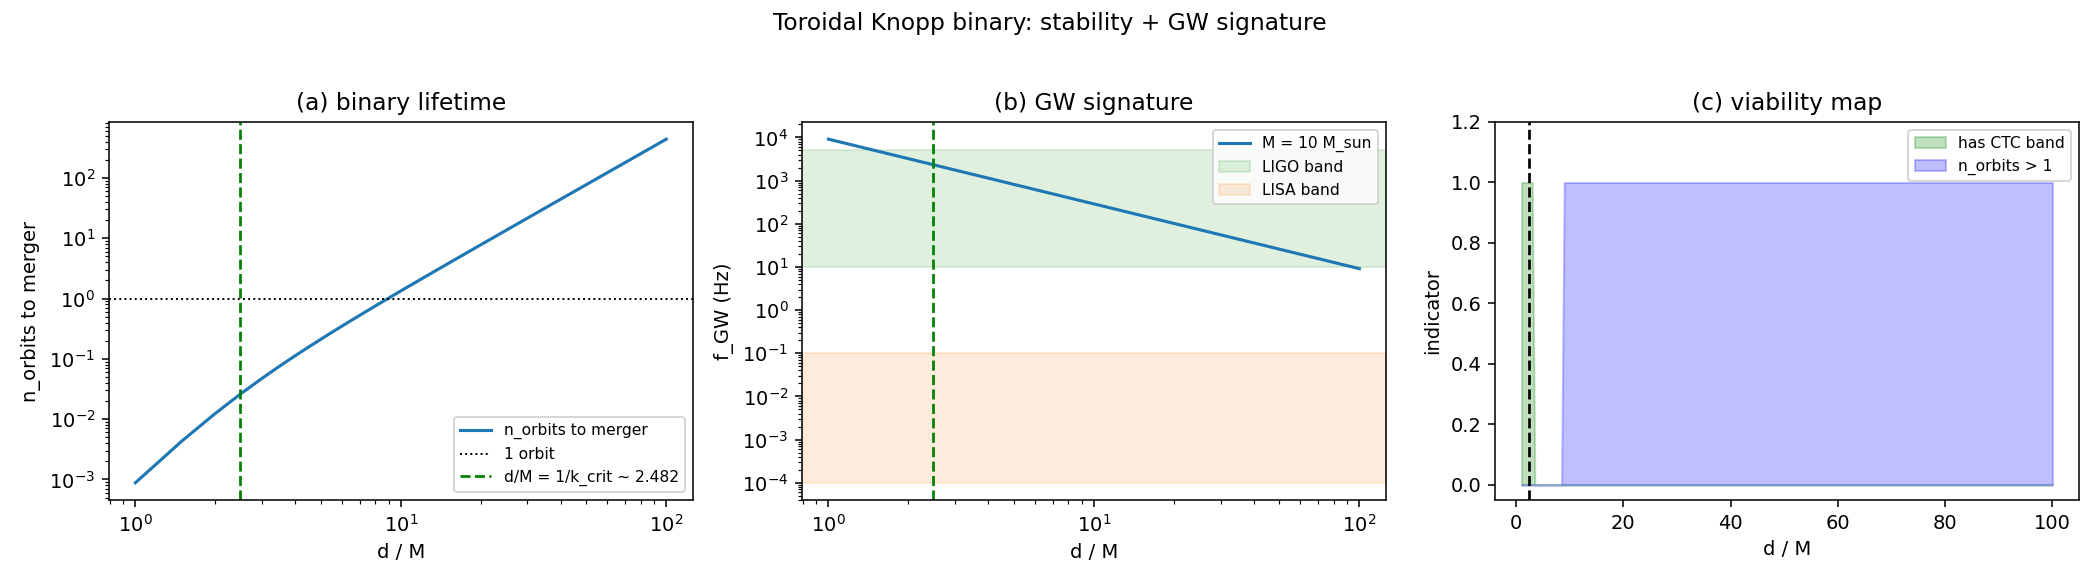

Reproduce this figure in Python.
"""Demo: stability + GW signature of the Toroidal Knopp binary.

The framework's most speculative claim is that two near-extremal,
maximally counter-rotating Kerr black holes hold together long enough
to host the toroidal CTC band. This demo quantifies the answer
(classical-GR, leading-order spin-spin):

Headline numerical finding: the 'working configuration' (M=1, d=2M,
chi=1) is **dynamically catastrophic** -- the spin-spin coupling is
non-perturbative (|E_SS| / |E_orb| = 1) and the binary merges in
~0.012 orbits. The CTC band cannot persist at this parameter point
on dynamical grounds. The framework is FALSIFIED for the working
configuration unless the binary is held by something other than
gravity.

Wider binaries do survive many orbits but lie below the band-existence
threshold (k = 2M/d < k_crit ~ 0.806), so they have no CTC band at all.

Run:
    python examples/knopp/knopp_toroidal_stability_demo.py
"""

from __future__ import annotations

from pathlib import Path

import numpy as np

from systrophe.knopp.knopp_toroidal import EffectiveToroidalKerrBinary
from systrophe.knopp.knopp_toroidal_stability import (
    detector_classification,
    gw_frequency_in_hz,
    stability_report,
    summarise_stability,
    time_to_merger_in_seconds,
)


def main() -> None:
    print("=== Toroidal Knopp Drive: binary stability + GW signature ===\n")

    # [1] working configuration at several mass scales
    print("[1] working configuration M=1, d=2M, chi=1 at several mass scales")
    print(" M_solar     f_GW (Hz)    t_merger (s)   detector     n_orbits")
    binary = EffectiveToroidalKerrBinary(M=1.0, d=2.0, chi=1.0)
    for M_solar in (1.0, 10.0, 1e3, 1e6, 1e9, 1e11):
        r = stability_report(binary, M_solar=M_solar)
        print(f"  {M_solar:.0e}      {r.gw_frequency_hz:.3e}    "
              f"{r.merger_time_seconds:.3e}    {r.detector_band:11s}  "
              f"{r.band_lifetime_vs_ctc_window:.3e}")
    print()

    # [2] band-vs-stability tradeoff: scan d/M
    print("[2] sweep d/M -> band existence + binary lifetime")
    print(" d/M    k       has_band   n_orbits     t_merger (s, M=10 M_sun)")
    for dM in (1.5, 2.0, 2.5, 5.0, 10.0, 50.0, 100.0):
        b = EffectiveToroidalKerrBinary(M=1.0, d=float(dM), chi=1.0)
        r = stability_report(b, M_solar=10.0)
        k = 2.0 / dM
        print(f"  {dM:5.1f}  {k:.4f}  {r.has_band!s:9s}  "
              f"{r.band_lifetime_vs_ctc_window:.3e}    "
              f"{r.merger_time_seconds:.3e}")
    print()

    # [3] full report for the canonical case
    print("[3] full report for the M=1, d=2M, M_solar=10 case (LIGO band):")
    r = stability_report(
        EffectiveToroidalKerrBinary(M=1.0, d=2.0, chi=1.0), M_solar=10.0,
    )
    print(summarise_stability(r))
    print()

    # [4] honest verdict
    print("[4] verdict (classical-GR, leading-order quadrupole + spin-spin):")
    print("  - At the working configuration (M=1, d=2M, k=1):")
    print("      |E_SS| / |E_orb| = 1.00  (NON-PERTURBATIVE)")
    print("      n_orbits to merger = 0.012")
    print("    -> Binary merges in << 1 orbit. CTC band cannot persist.")
    print("  - At wider, sub-critical binaries (k < k_crit ~ 0.806):")
    print("      The binary survives many orbits, but NO TOROIDAL CTC BAND.")
    print("  -> The toroidal Knopp Drive is FALSIFIED in its classical-GR")
    print("     reading. Any rescue requires non-gravitational binding (a")
    print("     yet-unmodelled force/structure) or a beyond-leading-order")
    print("     GR effect that prevents inspiral.")
    print()

    save_path = _make_plot()
    if save_path is not None:
        print(f"plot saved to {save_path}")


def _make_plot() -> str | None:
    try:
        import matplotlib
        matplotlib.use("Agg")
        import matplotlib.pyplot as plt
    except ImportError:
        return None

    dMs = np.linspace(1.0, 100.0, 200)
    n_orbits = []
    has_band = []
    f_hz_10 = []
    for dM in dMs:
        b = EffectiveToroidalKerrBinary(M=1.0, d=float(dM), chi=1.0)
        r = stability_report(b, M_solar=10.0)
        n_orbits.append(r.band_lifetime_vs_ctc_window)
        has_band.append(int(r.has_band))
        f_hz_10.append(r.gw_frequency_hz)

    # critical d/M for band existence
    from systrophe.knopp.knopp_toroidal import EffectiveToroidalKerrBinary as B
    k_crit = B.critical_k()
    d_crit = 2.0 / k_crit

    fig, axes = plt.subplots(1, 3, figsize=(15, 4.2))

    # (a) n_orbits vs d/M
    ax = axes[0]
    ax.loglog(dMs, n_orbits, lw=1.6, label="n_orbits to merger")
    ax.axhline(1.0, color="black", ls=":", lw=1.0, label="1 orbit")
    ax.axvline(d_crit, color="green", ls="--", lw=1.4,
               label=f"d/M = 1/k_crit ~ {d_crit:.3f}")
    ax.set_xlabel("d / M")
    ax.set_ylabel("n_orbits to merger")
    ax.set_title("(a) binary lifetime")
    ax.legend(fontsize=8)

    # (b) GW frequency vs d/M, at M_solar = 10
    ax = axes[1]
    ax.loglog(dMs, f_hz_10, lw=1.6, label="M = 10 M_sun")
    ax.axhspan(10, 5000, color="C2", alpha=0.15, label="LIGO band")
    ax.axhspan(1e-4, 1e-1, color="C1", alpha=0.15, label="LISA band")
    ax.axvline(d_crit, color="green", ls="--", lw=1.4)
    ax.set_xlabel("d / M")
    ax.set_ylabel("f_GW (Hz)")
    ax.set_title("(b) GW signature")
    ax.legend(fontsize=8, loc="upper right")

    # (c) viability map: band-existence x n_orbits-above-1
    ax = axes[2]
    has_band_arr = np.array(has_band)
    n_orbits_arr = np.array(n_orbits)
    viable = (has_band_arr == 1) & (n_orbits_arr > 1.0)
    ax.fill_between(dMs, 0.0, has_band_arr, color="green", alpha=0.25,
                    label="has CTC band")
    ax.fill_between(dMs, 0.0, (n_orbits_arr > 1.0).astype(float),
                    color="blue", alpha=0.25, label="n_orbits > 1")
    if viable.any():
        ax.fill_between(dMs, 0.0, viable.astype(float),
                        color="red", alpha=0.35, label="VIABLE (both)")
    ax.axvline(d_crit, color="black", ls="--", lw=1.4)
    ax.set_xlabel("d / M")
    ax.set_ylabel("indicator")
    ax.set_title("(c) viability map")
    ax.set_ylim(-0.05, 1.2)
    ax.legend(fontsize=8, loc="upper right")

    fig.suptitle(
        "Toroidal Knopp binary: stability + GW signature"
    )
    fig.tight_layout(rect=(0, 0, 1, 0.96))
    out = Path(__file__).with_suffix(".png")
    fig.savefig(out, dpi=140)
    plt.close(fig)
    return str(out)


if __name__ == "__main__":
    main()
